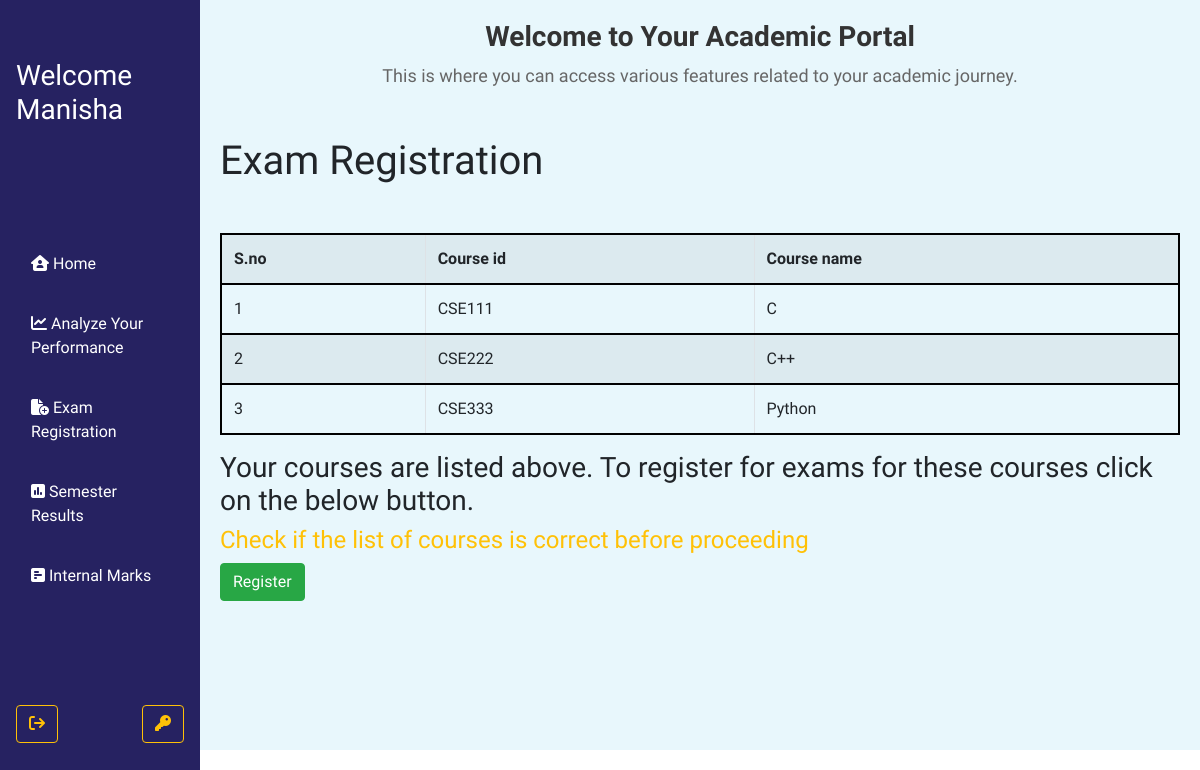
Page /e-reg/1 on the committed database.
### App1/models.py (models this page shows)
class Student_details(models.Model):
	fname=models.CharField(max_length=40)
	lname=models.CharField(max_length=40)
	reg_no=models.CharField(max_length=55,unique=True)
	dept=models.CharField(max_length=10)
	pw=models.CharField(max_length=40)

class courses(models.Model):
	course_id=models.CharField(max_length=6)
	cname=models.CharField(max_length=20)
	dept=models.CharField(max_length=20)

### App1/views.py (the view, shortened to what this page needs)
# urls.py: path('e-reg/<int:id>',views.e_reg,name='exam-reg'),
def e_reg(request, id):
    ob = get_object_or_404(Student_details, id=id)
    subjects = courses.objects.filter(dept=ob.dept)
    return render(request, 'exam-reg.html', {'id': id, 'ob': ob, 'subjects': subjects})

### App1/templates/exam-reg.html (shortened to what this page needs)
{% extends 'st_home.html' %}
{% block content %}
<h1 class="my-5">Exam Registration</h1>
<table class="table table-bordered table-hover table-striped">
    <tr>
        <th>S.no</th>
        <th>Course id</th>
        <th>Course name</th>
    </tr>
    {% for sub in subjects %}
    <tr>
        <td>{{ forloop.counter }}</td>
        <td>{{ sub.course_id }}</td>
        <td>{{ sub.cname }}</td>
    </tr>
    {% endfor %}
</table>
<h3>Your courses are listed above. To register for exams for these courses click on the below button.</h3>
<h4 class="text-warning">Check if the list of courses is correct before proceeding</h4>
<form method="post">
    <input type="submit" value="Register" class="btn btn-success">
</form>
{% endblock %}

### App1/templates/st_home.html (shortened to what this page needs)
<!DOCTYPE html>
<html lang="en">
<head>
<link rel="stylesheet" href="https://stackpath.bootstrapcdn.com/bootstrap/4.5.2/css/bootstrap.min.css">
<link rel="stylesheet" href="https://cdnjs.cloudflare.com/ajax/libs/font-awesome/6.5.2/css/all.min.css" />
</head>
<body>
<nav class="navbar">
  <h3 class="text-white">Welcome {{ob.fname}}</h3>
  <ul class="navbar-nav">
    <li class="nav-item">
      <a class="nav-link" href="{% url 'shome' id %}"><i class="fa-solid fa-house-user"></i> Home</a>
    </li>
    <li class="nav-item">
      <a class="nav-link" href="{% url 'schedule' id %}"><i class="fa-solid fa-chart-line"></i> Analyze Your Performance</a>
    </li>
    <li class="nav-item">
      <a class="nav-link" href="{% url 'exam-reg' id %}"><i class="fa-solid fa-file-circle-plus"></i> Exam Registration</a>
    </li>
    <li class="nav-item">
      <a class="nav-link" href="{% url 'sem-res' id %}"><i class="fa-solid fa-square-poll-vertical"></i> Semester Results</a>
    </li>
    <li class="nav-item">
      <a class="nav-link" href="{% url 'int-marks' id %}"><i class="fa-solid fa-square-poll-horizontal"></i> Internal Marks</a>
    </li>
  </ul>
  <button type="button" id="redirectButton" class="btn btn-outline-warning"><i class="fa-solid fa-arrow-right-from-bracket"></i> </button>
  <button type="button" id="cpbutton" class="btn btn-outline-warning"><i class="fa-solid fa-key"></i> </button>
</nav>
<div class="main-content">
  <h2 id="animated-heading" class="text-center">Welcome to Your Academic Portal</h2>
  <p id="animated-paragraph" class="text-center">This is where you can access various features related to your academic journey.</p>
  {% block content %}
  {% endblock %}
</div>
</body>
</html>

### App1/templates/st_home.html (style rules this page uses)
body { font-family: "Tenor Sans", sans-serif; font-weight: 400; font-style: normal; }
.navbar { height: 100vh; width: 200px; position: fixed; padding-top: 10px; background-color: #262261; color: white; }
.navbar-nav .nav-item { padding: 10px 15px; }
.navbar a { color: white; }
.main-content { margin-left: 200px; padding: 20px; background-color: #e8f7fc; height: 750px; }
#animated-heading { font-size: 28px; font-weight: bold; color: #333; animation: slideRight 2s linear forwards; }
#animated-paragraph { font-size: 18px; color: #666; animation: slideLeft 2s linear forwards; }
.table-bordered { border: 2px solid black; }
.table-bordered tr,td,th { border: 2px solid black; }

### rows in the picture
Student_details: fname "Manisha"
courses: course_id "CSE111", cname "C"
courses: course_id "CSE222", cname "C++"
courses: course_id "CSE333", cname "Python"
